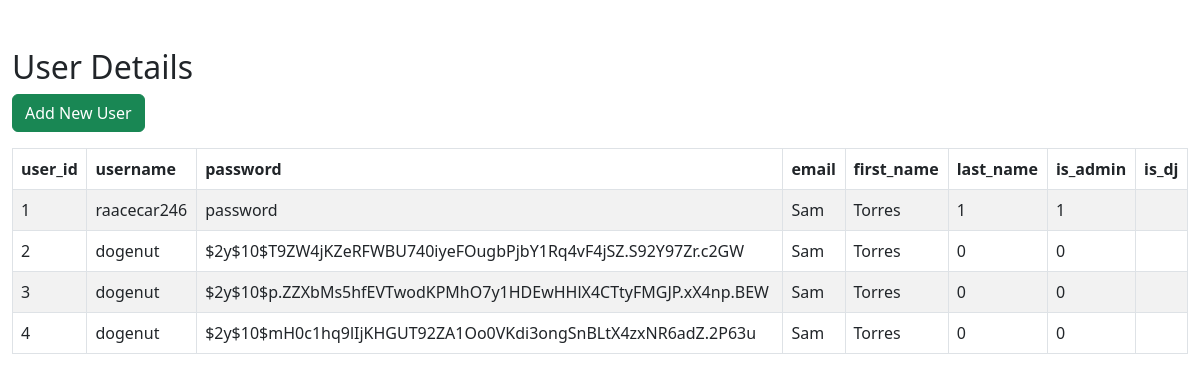
Before: /users/index.php with the older database file.
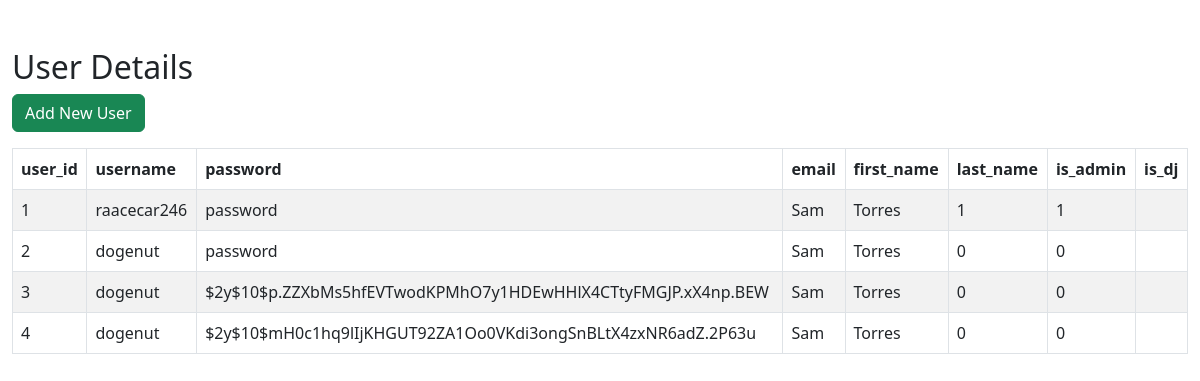
After: the same page with the newer database file.
### tables this page shows
CREATE TABLE `users` (
  `user_id` int(11) NOT NULL,
  `username` varchar(100) NOT NULL,
  `password` varchar(255) NOT NULL,
  `email` varchar(100) NOT NULL,
  `first_name` varchar(100) NOT NULL,
  `last_name` varchar(100) NOT NULL,
  `is_admin` tinyint(1) NOT NULL DEFAULT 0,
  `is_dj` tinyint(1) NOT NULL DEFAULT 0
);

### users/index.php (the view, shortened to what this page needs)
<!DOCTYPE html>
<html lang="en">
<head>
    <link href="https://cdn.jsdelivr.net/npm/bootstrap@5.3.0-alpha3/dist/css/bootstrap.min.css" rel="stylesheet">
</head>
<body>
    <div class="wrapper">
        <div class="container-fluid">
            <div class="row">
                <div class="col-md-12">
                    <div class="mt-5 mb-3 clearfix">
                        <h2 class="pull-left">User Details</h2>
                        <a href="create.php" class="btn btn-success pull-right" disabled><i class="fa fa-plus"></i> Add New User</a>
                    </div>
                    <?php
                    require_once "../scripts/config.php";
                    $sql = "SELECT * FROM users";
                    if($result = mysqli_query($link, $sql)){
                        if(mysqli_num_rows($result) > 0){
                            echo '<table class="table table-bordered table-striped">';
                                echo "<thead>";
                                    echo "<tr>";
                                        echo "<th>user_id</th>";
                                        echo "<th>username</th>";
                                        echo "<th>password</th>";
                                        echo "<th>email</th>";
                                        echo "<th>first_name</th>";
                                        echo "<th>last_name</th>";
                                        echo "<th>is_admin</th>";
                                        echo "<th>is_dj</th>";
                                    echo "</tr>";
                                echo "</thead>";
                                echo "<tbody>";
                                while($row = mysqli_fetch_array($result)){
                                    echo "<tr>";
                                        echo "<td>" . $row['user_id'] . "</td>";
                                        echo "<td>" . $row['username'] . "</td>";
                                        echo "<td>" . $row['password'] . "</td>";
                                        echo "<td>" . $row['first_name'] . "</td>";
                                        echo "<td>" . $row['last_name'] . "</td>";
                                        echo "<td>" . $row['is_admin'] . "</td>";
                                        echo "<td>" . $row['is_dj'] . "</td>";
                                        echo "<td>";
                                        echo "</td>";
                                    echo "</tr>";
                                }
                                echo "</tbody>";
                            echo "</table>";
                        } else{
                            echo '<div class="alert alert-danger"><em>No records were found.</em></div>';
                        }
                    } else{
                        echo "Oops! Something went wrong. Please try again later.";
                    }
                    ?>
                </div>
            </div>
        </div>
    </div>
</body>
</html>

Changed rows visible on the page:
changed users id 2: password "$2y$10$T9ZW4jKZeRFWBU740iyeFOugbPjbY1Rq4vF4jSZ.S92Y97Zr.c2GW" → "password"
